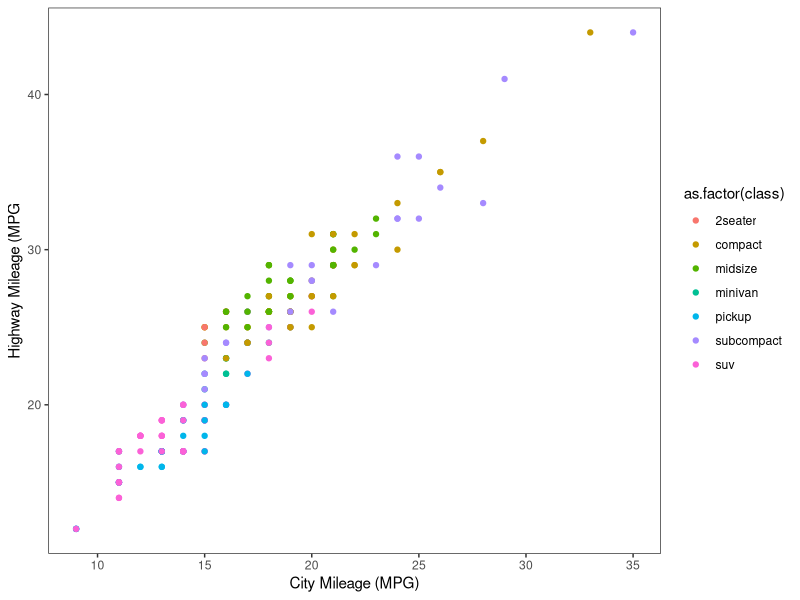
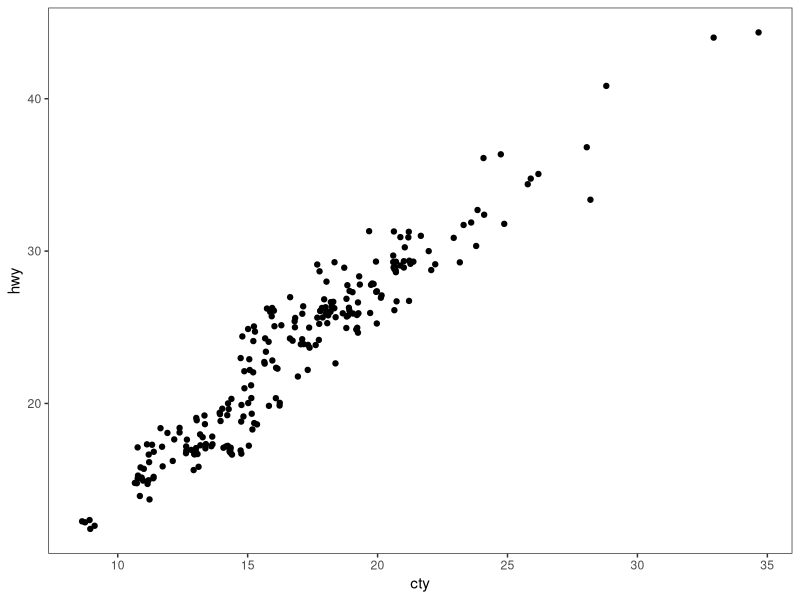
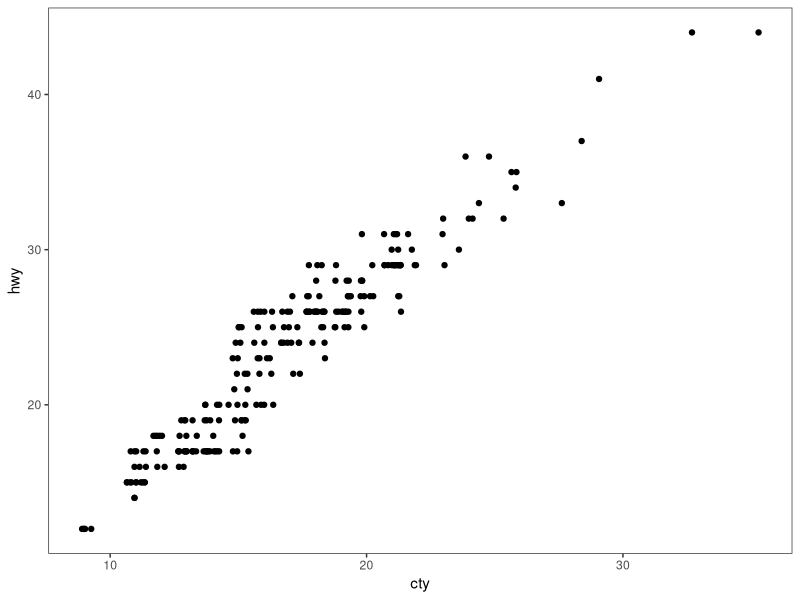
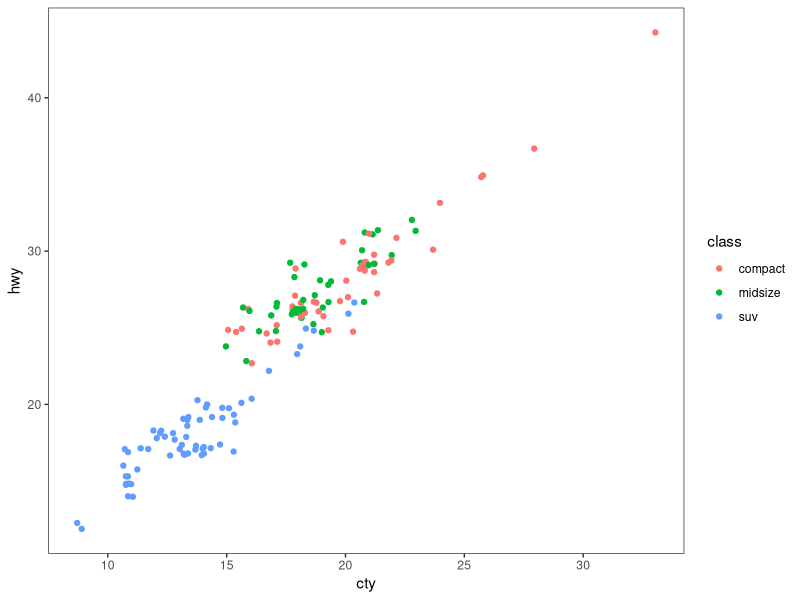
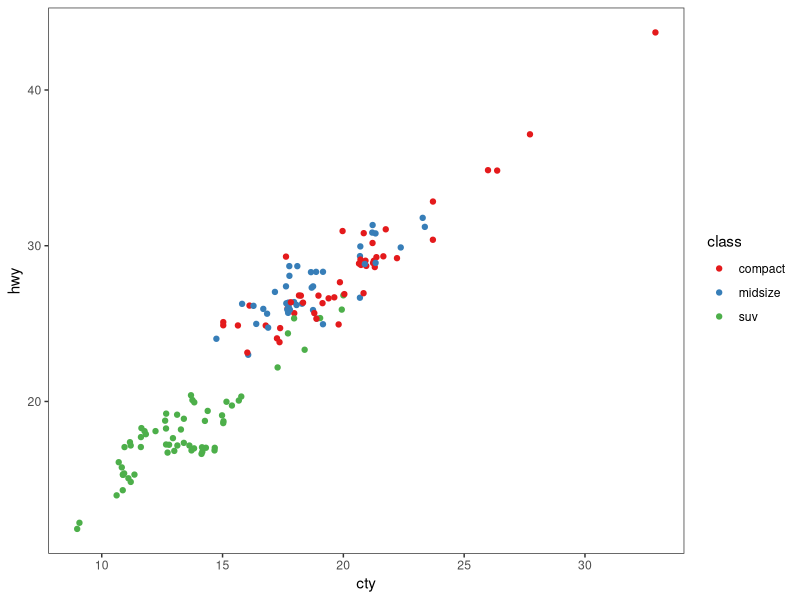
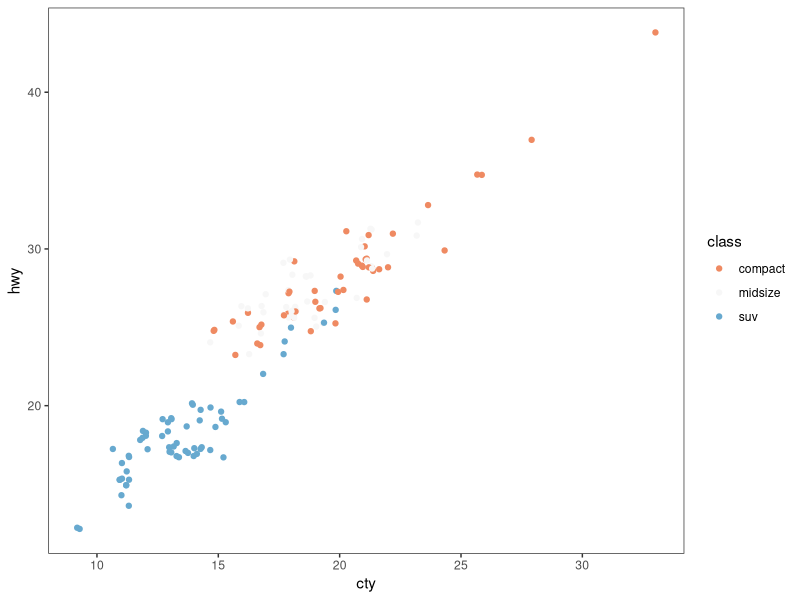
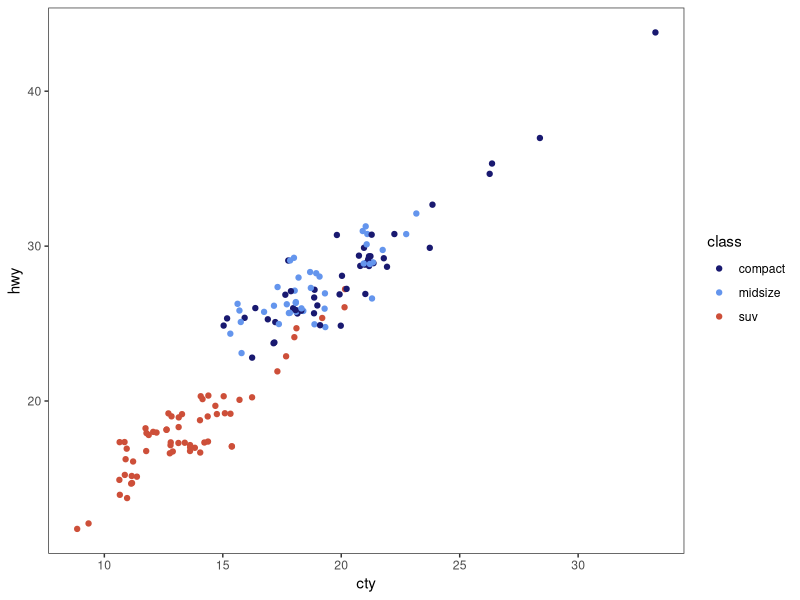
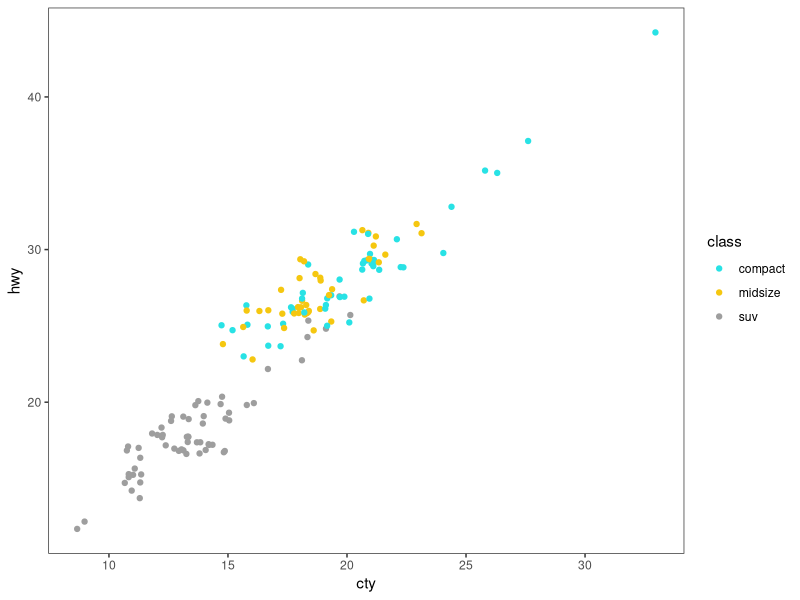

The R script that drew these images, in order: (Note: this script raises an error after producing the figures.)
# ---------------------------------------------------------- #
#### MODULE 3: Plot even more data!                       ####               
# ---------------------------------------------------------- #

## OBJECTIVE:
# 1. To develop a "grammar of graphics".
# 2. To become comfortable using ggplot2 for exploratory data visualization.


# ---------------------------------------------------------- #
#### SET UP:                                              ####
# ---------------------------------------------------------- #
# REMINDER: In RStudio, open the Rproject for our course (UNCG_DataWrangling), 
# pull any changes from GitHub, and navigate to the branch you created for 
# yourself (just a single branch for the whole semester) in RStudio's Git tab.
# Open this week's assignment in this new branch to complete and submit on GitHub.
# Ideally, you'll commit your answers a bit at a time as you work through
# this assignment, rather than committing all at once at the end.

# Reminder of some helpful resources for graphing in R:
# ggplot Cookbook: http://www.cookbook-r.com/Graphs/
# Official ggplot2 Book: https://ggplot2-book.org/
# Themes in ggplot2: https://ggplot2-book.org/polishing.html#themes

# In ggplot2, aesthetic means “something you can see”. Each aesthetic is a
# mapping between a visual cue and a variable.
# Examples include:
# position (i.e., on the x and y axes)
# color (“outside” color)
# fill (“inside” color)
# shape (of points)
# line type
# size

# Each type of geometric object (geom) accepts only a subset of all aesthetics.
# Refer to the geom help pages to see what mappings each geom accepts. Aesthetic
# mappings are set with the aes() function.

# TASK: We will be using the ggplot2 package for graphing. Fortunately, ggplot2 
# is nested within the tidyverse package (along with many others).
# Start by writing code to load the tidyverse library.
# HINT: see the end of assignment #1 if you forgot how to load a package.
library(tidyverse)

# TASK: Write code below to set your theme to black and white and both your major
# AND minor gridlines to element_blank for all plots you'll be making today.
# HINT: Check back to last week's assignment section 1.9 for setting themes for
# all plots.
theme_set(theme_bw())
theme_update(panel.grid.major=element_blank(),
             panel.grid.minor=element_blank())

# ---------------------------------------------------------- #
#### 1.0 CORRELATION                                      ####
# ---------------------------------------------------------- #

# We learned how to make correlations last week, but it never hurts to get
# more practice! Let's start by using a data set built into ggplot2.
# The mpg dataset looks at the gas efficiency of different cars. Run the following
# code to load the data:
data(mpg, package = "ggplot2")

# TASK: Create a scatterplot (i.e., a dot plot) to relate city and highway mileage.
# Color the points by the class of car (class column) and label the x and y axis 
# to be more informative (City Mileage (MPG) vs Highway Mileage (MPG)).
# HINT: Refer back to last week's assignment or the ggplot help resources if you 
# forget how to make a scatterplot.
ggplot(data=mpg, aes(x=cty, y=hwy))+
  geom_point(aes(color=as.factor(class)))+
  xlab("City Mileage (MPG)")+
  ylab("Highway Mileage (MPG")

# Looks alright, but the graph may be hiding some information...
# QUESTION: How many data points are in the mpg dataframe?
## there are 234 observations

# QUESTION: Approximately how many dots are in the graph you just made? How does
# that compare to the number of observations in the dataframe?
## around 80, this is much less than the number of observations

# Try another correlation-focused geom that addresses this problem by running
# the following code:
ggplot(data=mpg, aes(x=cty, y=hwy)) + 
  geom_jitter()


# QUESTION: What happened when you created the plot with geom_jitter?
## it looks like it's using all of the observations, it is also a lot more clustered rather than grid like which
## is what geom_point returned

# QUESTION: Run the code to create a plot using geom_jitter a second time. Then run it
# again and again. What happens each time? Why is this happening?
## it's shifting the data points and changing the scales of the x and y axis. it adds variation to the location
## of each point

# TASK: The default in geom_jitter is to jitter (or slightly move) the points away
# from each other in both the x and y directions. Check the help file for geom_jitter
# and write code below to make a graph where you jitter points in only the x-dimension
# by 0.5.
ggplot(data=mpg, aes(x=cty, y=hwy)) + 
  geom_jitter(height=F)

# ---------------------------------------------------------- #
#### 1.1 DETOUR! COLORS, COLORS, COLORS                   ####
# ---------------------------------------------------------- #

# Our world is so colorful, and our graphs can be too! But we want to be mindful
# of our color choices to not only be beautiful, but also informative and accessible.

# TASK: Create a new dataframe that filters our mpg data down to only information
# for car classes compact, midsize, and suv using an %in% statement. Name your 
# new dataframe mpgSubset.
# HINT: Refer back to the Transform assignment if you want help with %in% (or 
# try googling!)
mpgSubset <- mpg %>% 
  filter(mpg$class %in% c("compact", "midsize", "suv"))

# ggplot has lots of nice (and some not so nice) built-in color palettes that we 
# can use to fill our bars with color. Try running the following code:
ggplot(data=mpgSubset, aes(x=cty, y=hwy, color=class)) +
  geom_jitter()

# The code above supplies us with ggplot's default color palette, which I find not
# so pleasing. Let's try to change this!

# We can add a statement specifying the scale of colors we would prefer. One way
# to do this is to use other pre-set palettes from ggplot. Run the code below to 
# ask ggplot to use the color brewer's palette called Set 1.
ggplot(data=mpgSubset, aes(x=cty, y=hwy, color=class)) +
  geom_jitter() +
  scale_color_brewer(palette="Set1")

# Alternatively, we could use the "RdBu" palette:
ggplot(data=mpgSubset, aes(x=cty, y=hwy, color=class)) +
  geom_jitter() +
  scale_color_brewer(palette="RdBu")

# QUESTION: Investigate the color brewer's range of palettes at this website: 
# https://r-graph-gallery.com/38-rcolorbrewers-palettes.html
# What do you notice about the colors chosen from each of the palettes that we
# used above? (i.e., does it use the first three colors in the palette? The last
# three? Some other combination?)
## Set1 used the first three colors
## RdBu used the middle three colors it looks like

# We could also pick out EXACTLY which colors we want for our figure. 
# There are 4 main ways to specify colors in R:
### by name
### by number
### by Hex code
### with the rgb() function

# By Name: R allows you to call more than 600 colors by name! Run the following
# code to see a list:
colors()

# We can put in the colors we chose for each variable by adding the 
# scale_color_manual() function to our plot. Try it out by running the following
# code:
ggplot(data=mpgSubset, aes(x=cty, y=hwy, color=class)) +
  geom_jitter() +
  scale_color_manual(values=c('midnightblue', 'cornflowerblue', 'tomato3'))


# You can also chose colors by number, which are assigned in R.

# TASK: Copy and paste the code to make our scatterplot and replace the color names
# with three numbers of your choice (between 1 and 657). How does your new figure look?
# HINT: remember to remove the quotation marks when calling numbers.
ggplot(data=mpgSubset, aes(x=cty, y=hwy, color=class)) +
  geom_jitter() +
  scale_color_manual(values=c(5, 23, 200))

# QUESTION: How do you think you could figure out which color name belongs to
# each color number?
# HINT: Try creating a dataframe from color() by passing it into the
# as.data.frame() function.

# You can also chose colors by Hex code. A Hex color code is a 6-symbol code made
# of up to three 2-symbol elements (6 symbols in length all together). Each of 
# the 2-symbol elements represents a color value in the Red-Green-Blue (RGB) color
# scale from 0 to 255. Hex codes are written with a # in front of them. Let's try
# out calling our colors using hex code.
ggplot(data=mpgSubset, aes(x=cty, y=hwy, color=class)) +
  geom_jitter() +
  scale_color_manual(values=c('#191970', '#6495ED', '#FF6347'))

# There are two great things about hex codes. First, you can call ANY color you 
# want with a hex code. That is, you're not limited to the 657 colors that are
# in ggplot. By specifying the color by hex code, you can pick literally anything!

# TASK: Google the search term "color picker". This should bring up google's color
# picker (in addition to a billion other color picking websites). Use this color
# picker to generate the hex codes for three new colors of your choice. Then copy
# and paste the above code, replacing the hex codes with your color choices.
ggplot(data=mpgSubset, aes(x=cty, y=hwy, color=class)) +
  geom_jitter() +
  scale_color_manual(values=c('#d99aec', '#9aecd0', '#9ab5ed'))

# The second great thing about hex codes is that you can control the transparency
# of your colors. Transparency is set in a hex code by adding two extra symbols
# to the end, which together make up the "alpha" element. Adding 00 to the end 
# of your hex code will make your color completely transparent, while adding FF 
# to the end will make it completely opaque. Any number/letters in-between will 
# result in partial transparency. You can find a complete list of transparencies
# between 0-100% here: https://gist.github.com/lopspower/03fb1cc0ac9f32ef38f4

# TASK: Try out transparency by copying and pasting your graph code below and
# adding the alpha element to the end of each of your hex codes to make your
# first color 0% transparent, your second color 50% transparent, and your third
# color 100% transparent.
ggplot(data=mpgSubset, aes(x=cty, y=hwy, color=class)) +
  geom_jitter() +
  scale_color_manual(values=c('#d99aec00', '#9aecd080', '#9ab5edFF'))

# QUESTION: What happened to the point that you set to 100% transparent?
## it isn't visible

# Finally, we can set our colors using the rgb() function. This operates very
# similarly to the hex code, where you can pick exactly the color and transparency
# you want. Try it out by running the following code:
ggplot(data=mpgSubset, aes(x=cty, y=hwy, color=class)) +
  geom_jitter() +
  scale_color_manual(values=c(rgb(.10, .10, .44, .5), rgb(.39, .58, .93, .5), rgb(1.0, .39, .28, .5)))

# TASK: Modify the above code to make all of your points 50% transparent.

# There are so many inventive and artistic people in the world who have expanded
# the offerings for colors in ggplot. Check out some notable ones listed below
# when choosing colors for this assignment.
### Color-blind friendly palettes: https://github.com/JLSteenwyk/ggpubfigs
### Color palettes from vintage National Parks posters: https://github.com/katiejolly/nationalparkcolors
### Color palettes based on Wes Anderson movies: https://github.com/karthik/wesanderson
### Color palettes from famous Dutch paintings: https://github.com/EdwinTh/dutchmasters


# ---------------------------------------------------------- #
#### 1.2 DETOUR! LEGENDS                                  ####
# ---------------------------------------------------------- #

# When you specify colors in your ggplot code, R throws in a bonus legend for free!
# However, this legend is often not as clear or visually appealing as we might 
# prefer. But as with all geometric objects in ggplot, legends can be easily altered.

# Run the following code to create a scatter plot. Feel free to modify the colors
# as you prefer!
ggplot(data=mpgSubset, aes(x=cty, y=hwy, color=class)) +
  geom_jitter()

# QUESTION: Where did ggplot get the legend title and values from?
## the legend values are from the class of vehicle and the title is the title of the class column

# We could change the title and values in our legend by altering the dataframe
# we are passing into ggplot. But that seems a bit drastic. Instead, we can 
# lean on the same code that specifies our color picks to alter the legend text.
# Try it out by running the following code:
ggplot(data=mpgSubset, aes(x=cty, y=hwy, color=class)) + 
  geom_jitter() + 
  scale_color_manual(values=c('#FCBA03', '#380754', '#496916'), # assigning the colors
                     name='Class of Car', # specifying the legend title
                     breaks=c('suv', 'midsize', 'compact'), # setting the order of values in the legend
                     labels=c('SUV', 'Midsize', 'Compact')) # renaming the values in the legend


# TASK: Label each line of the code above with what it is doing.
# HINT: Check the scale_color_manual help file or ggplot Cookbook for more info.


# IMPORTANT: It is important to pay attention to the order you provide ggplot with 
# your color choices and legend labels! Try running the following code:
ggplot(data=mpgSubset, aes(x=cty, y=hwy, color=class)) + 
  geom_jitter() + 
  scale_color_manual(values=c('#FCBA03', '#380754', '#496916'), 
                     name='Class of Car', 
                     breaks=c('suv', 'midsize', 'compact'), 
                     labels=c('Compact', 'SUV', 'Midsize')) 


# QUESTION: What is wrong with the code above? Why is it so important to be
# careful with the order you pass information into ggplot?
## the labels we set on the last line of code are in the wrong order. 
## ggplot ignored the order we set using breaks and ordered the values by the labels=c()


# While changing the legend text and factor order takes place in the scale_color_manual
# step, moving the legend around on the graph page is part of the graph theme. We
# can try this out using the code below:
ggplot(data=mpgSubset, aes(x=cty, y=hwy, color=class)) + 
  geom_jitter() + 
  theme(legend.position='bottom')


# TASK: Modify the code above to have the legend display along the bottom of
# the figure.


# We can also have the legend located within the area of the graph itself! We can 
# do this by specifying the coordinates for where the legend should go within the
# graph axes. First we set the legend position and then we set the anchoring 
# position by justifying the legend.
### bottom left: 0,0
### bottom right: 1,0
### top left: 0,1
### top right: 1,1

# Try it out by running the following code:
ggplot(data=mpgSubset, aes(x=cty, y=hwy, color=class)) + 
  geom_jitter() + 
  theme(legend.position=c(1,0), legend.justification=c(1,0))

# QUESTION: What happens if you don't include the code for legend justification
# above?
## it doesn't stay within the bounds of the graph

# TASK: Copy and paste the code from above. Modify it to place the legend in the
# upper left part of the graph.
ggplot(data=mpgSubset, aes(x=cty, y=hwy, color=class)) + 
  geom_jitter() + 
  theme(legend.position=c(0,1), legend.justification=c(0,1))

# Finally, we might want to remove the legend altogether! We would do so by
# modifying the theme as well. 

# TASK: Check the ggplot cookbook to find the legends section. Read what it says 
# about removing the legend. Then copy and paste the graph code from above. Modify
# the code to remove the legend.
ggplot(data=mpgSubset, aes(x=cty, y=hwy, color=class)) + 
  geom_jitter() + 
  theme(legend.position = "none")

# ---------------------------------------------------------- #
#### 2.0 DEVIATION                                        ####
# ---------------------------------------------------------- #

# Used to compare variation in values between small number of items (or categories) 
# with respect to a fixed reference.

# Whether the graphical type is a deviation graph or a composition graph (or a 
# ranking graph) may depend on the underlying data structure.

# We used geom_bar() last week with factor data to create a bar graph. But
# geom_bar() is a bit tricky because it can make EITHER a bar graph or a histogram
# depending on the data you give it. The default of geom_bar() is to set stat to 
# count so if you give it just a continuous x value, it will make a histogram. Try
# it with the following code:
ggplot(data=mpg, aes(x=hwy)) + 
  geom_bar()

# In order to have the geom create bars and not a histogram, you must:
# 1) Set stat = identity
# 2) Provide both an x and a y inside the aes(), where x is either a character 
# or factor and y is numeric.

# TASK: Create a dataframe of summary statistics for the mpg data, calculating the
# mean, standard deviation, and standard error for highway mpg grouping by class.
# Name the resulting dataframe highwayMPG and your new variables hwy_mean, hwy_sd,
# and hwy_se.
# HINT: Look back at the Transform assignment if you forget how to summarize the
# data. Also recall, standard error = 1.96*standard deviation.
highwayMPG <- mpg %>% 
  group_by(class) %>% 
  summarise(across(.cols="hwy",
                 .fns=list(mean=mean, sd=sd))) %>% 
  mutate(hwy_se=hwy_sd*1.96)

# TASK: Create a bar graph showing the average highway MPG on the y-axis and 
# car class on the x-axis. Fill the bars by class. Add in error bar caps that are 20%
# the width pf the bars.
# HINT: Don't forget to change stat from the default in your geom_bar() statement!
ggplot(data=highwayMPG, aes(x=class, y=hwy_mean))+
  geom_bar(aes(fill=as.factor(class)), stat="identity")+
  geom_errorbar(width=.2, aes(ymin=hwy_mean-hwy_se, ymax=hwy_mean+hwy_se))

# ---------------------------------------------------------- #
#### 2.1 DETOUR! COLORS AND LEGENDS, AGAIN                ####
# ---------------------------------------------------------- #

# Recall that some geometric elements require fills instead of (or sometimes in
# addition to) colors.

# TASK: Create a bar graph with the mpg summary stats with the following parameters:
# (1) Black bar outline
# (2) Bars filled with the color brewer palette "Dark2" using the scale_fill_manual
#     statement
# (3) No legend
# (4) Informative x- and y-axis labels. 

# HINT: Carefully consider whether your color and/or fill should go within an aes() 
# statement, the scale_fill_manual or scale_color_manual statements, or neither.
# If in doubt, try a bunch of ways until it looks how we want it. And consult 
# your helpful ggplot resources on the web.
ggplot(data=highwayMPG, aes(x=class, y=hwy_mean))+
  geom_bar(aes(fill=as.factor(class)),stat="identity", color="black")+
  scale_fill_brewer(palette="Dark2")+
  geom_errorbar(width=.2, aes(ymin=hwy_mean-hwy_se, ymax=hwy_mean+hwy_se))+
  theme(legend.position="none")+
  xlab("Vehicle Class")+
  ylab("Average Highway Mileage (mpg)")

# ---------------------------------------------------------- #
#### 2.2 DETOUR! AXIS MODIFICATIONS                       ####
# ---------------------------------------------------------- #

# Run the following code, feeling free to modify colors as you prefer:
ggplot(data=highwayMPG, aes(x=class, y=hwy_mean, fill=class)) +
  geom_bar(stat='identity') 

# QUESTION: Where is ggplot getting the x-axis tick labels from?
## the different values in the class column

# Often our tick labels are not the best. We can modify them to be more informative
# or visually appealing by directly modifying the dataframe, but again this feels
# a bit extreme. Instead, we can directly modify the scale of the axis. For axes
# that deal with categories, we are setting the discrete scale. Try it out by
# running the following code:
ggplot(data=highwayMPG, aes(x=class, y=hwy_mean, fill=class)) +
  geom_bar(stat='identity') +
  scale_x_discrete(labels=c('sport', 'compact', 'midsize', 'minivan', 'pickup', 'subcompact', 'SUV'))

# We can also change the scale of the continuous axes, including how large they are
# and where the tick marks fall as follows:
ggplot(data=highwayMPG, aes(x=class, y=hwy_mean, fill=class)) +
  geom_bar(stat='identity') +
  scale_y_continuous(breaks=seq(0, 50, 10)) +
  coord_cartesian(ylim=c(0,50))

# QUESTION: Try running the code above without the coord_cartesian() statement. 
# What is surprising about the resulting graph? Based on this result, what do you
# think the coord_cartesian() statement does?
## it fits the graph to the tallest bars. the coord_cartesian() statement fixes the size of the y-axis scale

# We can also add a statement into the scale discrete or continuous statements
# to name our axes, rather than putting in a whole separate step of xlab() or ylab().
# Try it out with the following code:
ggplot(data=highwayMPG, aes(x=class, y=hwy_mean, fill=class)) +
  geom_bar(stat='identity') +
  scale_x_discrete(name='Class of Car') +
  scale_y_continuous(name='Mean Highway MPG')


# Finally, we can flip our axes easily in ggplot as follows:
ggplot(data=highwayMPG, aes(x=class, y=hwy_mean, fill=class)) +
  geom_bar(stat='identity') +
  coord_flip()


# TASK: Let's put it all together. Make a graph of the mpg summary stats with the
# following specifications:
# (1) color by class of car using a color scheme of your choice (not the default)
# (2) plot the class of car on the x-axis and the highway MPG on the y axis
# (3) include better names for the x- and y-axis titles
# (4) include better names for the car classes
# (5) set the scale of the highway mpg to run from 0 to 30 with breaks every 5 
# (6) flip your axes
# (7) remove the legend
ggplot(data=highwayMPG, aes(x=class, y=hwy_mean, fill=class))+
  geom_bar(stat="identity")+
  scale_fill_brewer(palette="Set2")+
  scale_x_discrete(labels=c("2 Seater", "Compact", "Midsize", "Minivan", "Pickup", "Subcompact", "SUV"),
                   name = "Car Class")+
  scale_y_continuous(breaks=seq(0, 30, 5),
                     name = "Average Highway Mileage (mpg)") +
  coord_cartesian(ylim=c(0,30))+
  coord_flip()+
  theme(legend.position = "none")

# ---------------------------------------------------------- #
#### 3.0 RANKING                                          ####
# ---------------------------------------------------------- #
# Used to compare the position or performance of multiple items with respect to 
# each other. Actual values matters somewhat less than the ranking.

# TASK: Create a dataframe of summary statistics for the mpg data, calculating the
# mean, standard deviation, and standard error for CITY mpg grouping by class.
# Name the resulting dataframe cityMPG and your new variables city_mean, city_sd,
# and city_se.
# HINT: Look back at the Transform assignment if you forget how to summarize the
# data. Also, standard error = 1.96*standard deviation.


# Now we want to plot our data in order from smallest to largest city MPG to get
# a ranking. To do so, we need to use the reorder() function to rearrange the data
# going into our x-axis.
ggplot(cityMPG, aes(x=reorder(class, city_mean), y=city_mean)) + 
  geom_bar(stat="identity")

# TASK: Recreate the above ranking figure to include the following:
# (1) class of car on the x-axis with informative axis and tick labels
# (2) MPG ordered from highest to lowest (hint: try google if you're unsure)
# (3) bars with dary grey outlines and filled by class with your favorite color scheme
# (4) error bars with end caps 30% the width of the bars
# (5) y-axis from 0 to 30 with tick marks every 5
# (6) no legend.


# ---------------------------------------------------------- #
#### 4.0 DISTRIBUTION                                     ####
# ---------------------------------------------------------- #
# When you have lots and lots of data points and want to study where and how the
# data points are distributed.

# Histograms can be accomplished with either geom_bar() or geom_histogram()
ggplot(mpg, aes(hwy)) + 
  geom_histogram()

# TASK: Recreate the graph above, but using geom_bar() instead


# TASK: Try making a histogram with the categorical variable 'manufacturer'.
# What error message do you get?


# QUESTION: What happens when you follow the advice of the error message and 
# make stat='count'?
ggplot(mpg, aes(manufacturer)) + 
  geom_histogram(stat="count")


# TASK: Make a boxplot comparing the distribution of cty (city mileage) for
# each class of car.
# HINT: Look back to last week if you forget how to make a boxplot.


# We can also make a different type of distribution, a violin plot using the 
# geom_violin statement as follows:
ggplot(mpg, aes(x=class, y=cty)) + 
  geom_violin()

# QUESTION: What does a violin plot show? Check google if you're unsure.


# ---------------------------------------------------------- #
#### 5.0 COMPOSITION                                      ####
# ---------------------------------------------------------- #
# Bar charts and pie charts are classic ways of showing composition of a dataset.

# TASK: Let's get some data for this task by determining the number of cars from 
# each car manufacturer in our mpg dataframe. We can do this as follows:
manufacturerFreq <- mpg %>% 
  group_by(manufacturer) %>% 
  summarize(frequency=length(manufacturer)) %>% 
  ungroup()

# TASK: Make a bar graph of the number of cars (frequency) by manufacturer using
# the dataframe we created above.


# We can switch the bar chart you created above into a pie chart simply by changing
# the coordinate system through a series of steps as follows:

ggplot(manufacturerFreq, aes(x=manufacturer, y=frequency)) +
  geom_bar(stat="identity") +
  coord_polar()

ggplot(manufacturerFreq, aes(x=manufacturer, y=frequency, fill=manufacturer)) +
  geom_bar(stat="identity") +
  coord_polar()

ggplot(manufacturerFreq, aes(x="", y=frequency, fill=manufacturer)) +
  geom_bar(stat="identity", width=1) +
  coord_polar()

ggplot(manufacturerFreq, aes(x="", y=frequency, fill=manufacturer)) +
  geom_bar(stat="identity", width=1) +
  coord_polar(theta="y")

ggplot(manufacturerFreq, aes(x="", y=frequency, fill=manufacturer)) +
  geom_bar(stat="identity", width=1) +
  coord_polar(theta="y", start=0) +
  theme_void() +
  theme(legend.title = element_text(size = 12.5), 
        legend.text  = element_text(size = 8.5),
        legend.key.size = unit(.75, "lines"))

# TASK: Annotate the code below to describe what each line does:
ggplot(manufacturerFreq, aes(x="", y=frequency, fill=manufacturer)) +
  geom_bar(stat="identity", width=1) +
  coord_polar(theta="y", start=0) +
  theme_void() +
  theme(legend.title = element_text(size = 12.5), 
        legend.text  = element_text(size = 8.5),
        legend.key.size = unit(.75, "lines"))


# ---------------------------------------------------------- #
#### 6.0 CHANGE                                           ####
# ---------------------------------------------------------- #

# Time series are often best visualized with line graphs. Let's try this out
# with some new data:
data("economics")

# TASK: Use the economics dataset to plot the number of people who are unemployed
# over time (unemploy vs date). Make a scatterplot, then connect the points with 
# lines using geom_line().
# HINT: use ?economics to get more information about this dataset.




# ---------------------------------------------------------- #
#### GROUPS AND MAPS                                      ####
# ---------------------------------------------------------- #

# Let's save these for group project options, this assignment is really long!









# REMEMBER: Save and push your script when you're done with this assignment!
